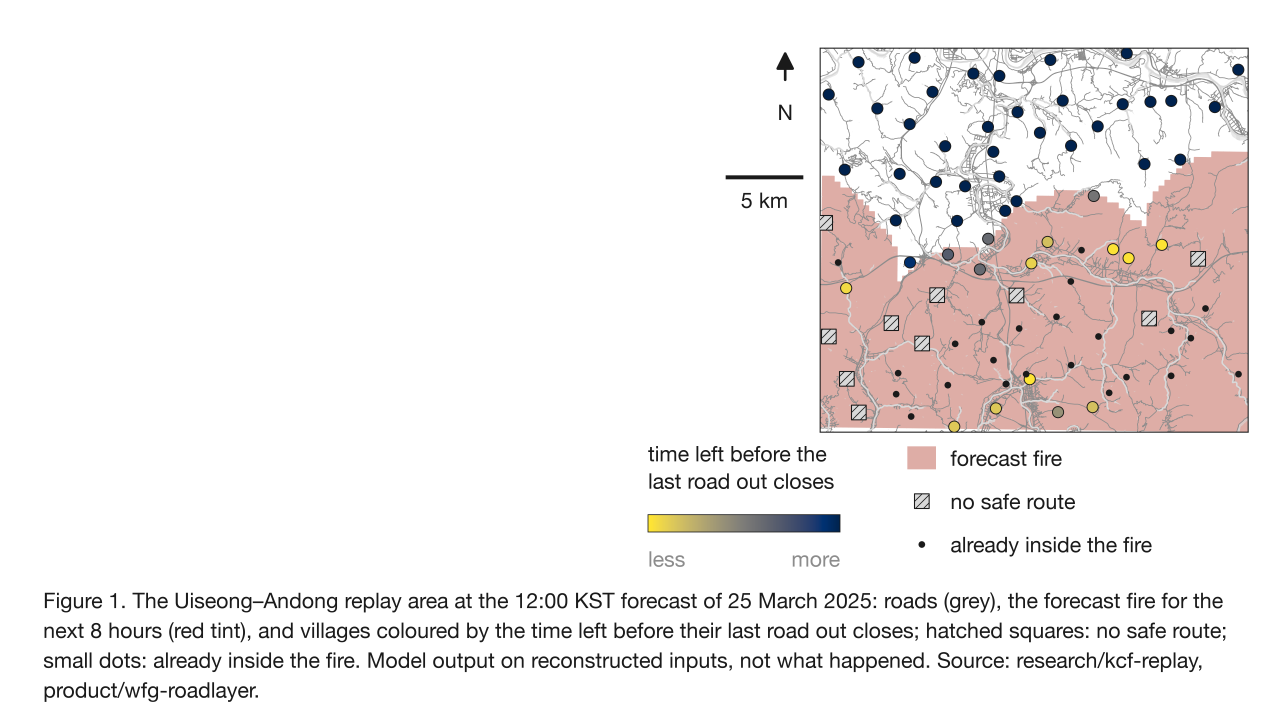
#> input picture talk/figures/F01_title_map.png, 3840 x 2160 px (shown at 1/3 size); its folder holds 4 pictures in this run
$ python make_docs.py
#> lines starting #> are read from the running program, lines starting #| are printed output that depends on the picture
### talk/figures/src/style.py
"""One place for the palette, fonts and sizes used by every talk figure.

Change a colour here and re-run make_all.sh; every figure and the PowerPoint file follow.
"""
from pathlib import Path

import matplotlib

matplotlib.use("Agg")
import matplotlib.pyplot as plt  # noqa: E402

# ---------------------------------------------------------------- paths
SRC = Path(__file__).resolve().parent
FIGDIR = SRC.parent                       # talk/figures
REPO = FIGDIR.parent.parent               # repository root (worktree)
BUILD = FIGDIR / "build"                  # layout manifests read by build_pptx.py
CHECK = FIGDIR / "check"                  # greyscale and overlap reports
for _d in (BUILD, CHECK):
    _d.mkdir(exist_ok=True)

# ---------------------------------------------------------------- canvas
W_IN, H_IN = 13.333, 7.5                  # 16:9 slide
PNG_WIDTH_PX = 3840
DPI = PNG_WIDTH_PX / W_IN                 # 288 dpi

# ---------------------------------------------------------------- palette (fixed meanings)
INK = "#1A1A1A"        # text, axes
MID = "#8C8C8C"        # earlier method, baselines, roads
LIGHT = "#D9D9D9"      # context; hatched for withheld or unknown
OURS = "#2F5D8A"       # our method (deep blue)
FIRE = "#B5483A"       # fire and closed (muted brick red)
SAFE = "#3B8F8A"       # safe and open (teal)
COST = "#C9A227"       # caution or cost (ochre)
TINT_FORECAST = "#F6EBD0"
TINT_ROUTING = "#F3DAD6"
TINT_OUTPUT = "#DDE7F2"
TINT_DATA = "#E4EEDF"
WHITE = "#FFFFFF"
CONTINUOUS_CMAP = "cividis"               # continuous quantities on maps

PALETTE = [
    ("ink", INK, "text, axes"),
    ("mid grey", MID, "earlier method, baselines, roads"),
    ("light grey", LIGHT, "context; hatched: withheld"),
    ("deep blue", OURS, "our method"),
    ("brick red", FIRE, "fire and closed"),
    ("teal", SAFE, "safe and open"),
    ("ochre", COST, "caution or cost"),
    ("forecast tint", TINT_FORECAST, "schematic module: forecast"),
    ("routing tint", TINT_ROUTING, "schematic module: routing"),
    ("outputs tint", TINT_OUTPUT, "schematic module: outputs"),
    ("data tint", TINT_DATA, "schematic module: data"),
]

# ---------------------------------------------------------------- type
# Research-paper style (24 Nov 13:35 revision): one size for labels and tick labels, one slightly larger size for
# axis titles, nothing larger. No bold or coloured callout text.
FONT_LATIN = "Helvetica Neue"   # Inter is not installed on this machine (DECISIONS.md D2)
FONT_KOREAN = "Apple SD Gothic Neo"   # Hangul glyphs, Regular (400) like the Latin face (DECISIONS.md D46)
FONT_FAMILY = [FONT_LATIN, FONT_KOREAN]
PT_TEXT = 16          # labels, tick labels, legend, captions (at least 14 pt)
PT_TITLE = 18         # axis titles
PT_MIN = PT_TEXT      # kept for older scripts
PT_BODY = PT_TEXT
PT_LABEL = PT_TITLE
GRID = "#E3E3E3"

LW_AXIS = 0.8
LW_DATA = 1.5
LW_THIN = 0.75        # schematic outlines
TICK_PAD = 6
LABEL_PAD = 12

# canvas regions (inches from the top-left corner)
CAPTION_TOP = 6.45    # captions start here; the graphic ends above it
CAPTION_BOTTOM = 7.38


def apply():
    plt.rcParams.update({
        "font.family": FONT_FAMILY,
        "font.size": PT_TEXT,
        "mathtext.fontset": "stix",
        "text.color": INK,
        "axes.edgecolor": INK,
        "axes.labelcolor": INK,
        "axes.linewidth": LW_AXIS,
        "axes.spines.top": True,
        "axes.spines.right": True,
        "axes.grid": False,
        "grid.color": GRID,
        "grid.linewidth": 0.6,
        "axes.axisbelow": True,
        "axes.labelsize": PT_TITLE,
        "axes.labelpad": LABEL_PAD,
        "axes.titlesize": PT_TITLE,
        "xtick.color": INK,
        "ytick.color": INK,
        "xtick.labelsize": PT_TEXT,
        "ytick.labelsize": PT_TEXT,
        "xtick.direction": "out",
        "ytick.direction": "out",
        "xtick.major.width": LW_AXIS,
        "ytick.major.width": LW_AXIS,
        "xtick.major.size": 4,
        "ytick.major.size": 4,
        "xtick.minor.size": 2.5,
        "ytick.minor.size": 2.5,
        "xtick.major.pad": TICK_PAD,
        "ytick.major.pad": TICK_PAD,
        "lines.linewidth": LW_DATA,
        "figure.facecolor": WHITE,
        "axes.facecolor": WHITE,
        "savefig.facecolor": WHITE,
        "pdf.fonttype": 42,
        "ps.fonttype": 42,
        "svg.fonttype": "none",
        "hatch.color": INK,
        "hatch.linewidth": 0.6,
        "legend.frameon": True,
        "legend.fancybox": False,
        "legend.edgecolor": INK,
        "legend.framealpha": 1.0,
        "legend.fontsize": PT_TEXT,
        "legend.borderpad": 0.5,
        "patch.linewidth": LW_THIN,
        "errorbar.capsize": 3,
    })


apply()


def panel_letter(fig, x_in, y_in, letter):
    """(a), (b), ... at the top left of a panel."""
    return fig.text(x_in / W_IN, 1 - y_in / H_IN, f"({letter})", fontsize=PT_TEXT, va="center", ha="left")


def new_figure():
    """A 13.333 x 7.5 in white canvas."""
    return plt.figure(figsize=(W_IN, H_IN), dpi=DPI)


# ---------------------------------------------------------------- five-colour palette (25 Nov revision)
# Used by F04, F07, F08 and their real-map versions (DECISIONS.md D42). Five colours only; lighter shades are mixes of
# one colour with paper, never a sixth hue.
PAPER = "#FAF7F0"      # paper: fills behind labels, light map areas
GREY = "#6B6B6B"       # grey: context, earlier method, roads
BLUE = "#2F5D8A"       # blue: our method, open, leave-by times
RED = "#8A362F"        # deep red: fire and blocked
FIVE = [("paper", PAPER, "fills, light areas"), ("ink", INK, "text, axes, routes"),
        ("grey", GREY, "context, earlier method"), ("blue", BLUE, "our method, open roads, leave-by"),
        ("deep red", RED, "fire, blocked roads")]


# [12 lines left out: functions tint, ramp, not called in this run]

### talk/figures/src/make_docs.py
"""SOURCES.md, README.md, contact_sheet.png and kcf_talk_figures.zip from the build manifests."""
import json
import zipfile

from PIL import Image, ImageDraw, ImageFont

import style as S
from style import BUILD, FIGDIR

FIGS = [
    # code, file stem, slide, what it shows, status
    ("F01", "F01_title_map", "1 (right half)", "Uiseong–Andong replay area at 12:00 KST, 25 Mar 2025: roads, forecast fire, villages by time left", "done"),
    ("F02", "F02_road_cut", "2 (right two thirds)", "Samui-ri time axis (road cut 159.6 min before the fire) and the gap histogram (n = 97)", "done (native histogram in pptx)"),
    ("F03", "F03_comparison_grid", "3 (full)", "Three-rule comparison table: Korea, Technosylva, Genasys, Watch Duty, WildfireGuardian", "done with a note: cells from the brief (D18)"),
    ("F04", "F04_overview", "4 (full)", "Method overview, one case left to right (Uiseong–Andong, 18:00 KST): inputs, forecast model and kernels, heat zoomed to the fire on log scales with the burned outline, margin and gate (Within the calibration range?), leave-by times in four classes on main roads, village card and checker", "done with notes: (c) shows Fish Creek, no Korean fuel maps (D30); (d)–(f) come from the replay, not from (b) (D31, D39); five-colour palette and F04 revision (D42, D43); 17 in canvas, PNG 300 dpi transparent (D33)"),
    ("F05", "F05_data_foundation", "5 (full)", "Data foundation, each panel headed by its result: records with no satellite label by tier on one axis (207,508; verified 2.1%, false-label rate not measured), first label earlier for 45 of 240 fires (median 42 min), one record cleaned reversibly with hidden spaces drawn", "done with a note: panel (b) shows the leads, not one fire's signal (D20); reworked (D40)"),
    ("F18", "F18_caught", "5 (after F05)", "One real fire no standard satellite label covered (FPA FOD 400646572, Idaho, April 2020): the standard label layer empty, Sentinel-2 before, Sentinel-2 after with caught v0.1's verified scar outline, box and tag; the standard products and the scar test read from the code at caught-v0.1", "done (D47)"),
    ("F18b", "F18b_caught_grid", "5 (backup to F18)", "Six more verified fires with no standard label, drawn with seed 0 from the 12 other eligible released scar pairs, after image with the same overlay", "done (D47)"),
    ("F06", "F06_safety_distance", "6 (full)", "5-hour spread of 28 California fires with the 3.75 km safety distance and its held-out miss rate; Gyeongbuk 25 March 2025 by issue hour, each hour marked withheld or given", "done (D38)"),
    ("F12", "F12_forecast_example", "7 (full width)", "Wapiti 2024: forecast chance of burning beside the mapped burns 36 h later, marked as the most favourable interval chosen after results; average precision and Brier score of three rules over all 25 intervals on full scales", "done (D41)"),
    ("F07", "F07_forward_backward", "7 (full)", "Forward search from one village against one backward pass from the shelters (schematic)", "done (native shapes in pptx; five colours, D42)"),
    ("F07m", "F07_map", "7 (map version)", "The same comparison on the real map (Wondang-ri, 18:00 KST, OSM basemap): a forward search from one village leaving 18:00 (661 road pieces) against one backward pass from every shelter (leave-by classes; both villages outside the fire area)", "done (D44)"),
    ("F15", "F15_exposure", "7 (full width)", "Fish Creek exposure maps across the slide: chance you cannot see 10 m, fine smoke, CO; burned area, north arrow, scale bar, labels at the highest values (D35)", "done with a note: rebuilt from screenshots, colour-bar ticks typed in by eye (D26); redo from the arrays when they arrive"),
    ("F16", "F16_safety_zones", "7 (right half)", "d = 4H geometry and the distribution of d* (13,125 cells below 375 m)", "done with a note: largest d* 323 m in the file, 320 m expected (D22)"),
    ("F17", "F17_heat_terrain", "backup", "Heat on terrain (3D)", "not done: terrain and thermal arrays not on this machine (NEEDS.md)"),
    ("F08", "F08_backward_step_checker", "8 (full)", "One backward step on a time axis; solver, certificate and independent checker", "done (native shapes in pptx; five colours, blocked wording, D42)"),
    ("F08m", "F08_map", "8 (map version)", "One backward step on the first real road of Wondang-ri's route (315 m): safe arrival at the far end, drive time, fire reaching the road, resulting leave-by time 18:15:21", "done (D45)"),
    ("F09", "F09_speed", "9 (full width)", "Search per village (earlier) against one backward pass (ours): six forecast hours in KST with place and check counts, total (129×), line at the hourly update (D36)", "done"),
    ("F09b", "F09b_speed_fastpath", "9 (variant, full)", "F09 plus the scalar fast path as its own panel (other machine); rows and names as F09 (D36)", "done"),
    ("F10", "F10_camp_fire", "10 (full)", "Camp Fire: 170 of 195 blocked-road reports flagged before the crew report (map with Paradise), hours earlier (half ≥ 2.5 h), hits and false alarms (22 of 23 passable roads also flagged)", "done with a note: no road lines or fire area, none committed (D12, D37)"),
    ("F11a", "F11a_village_card", "11", "One real village card (삼의리 Samui-ri), exported at 300 dpi as printed", "done"),
    ("F13", "F13_kernels", "backup", "Four mean effective kernels and their embedded sum (h⁻¹)", "done with a note: rebuilt from the preprint's vector PDF, calibrated to its table (D24)"),
    ("F14", "F14_reliability", "backup", "Reliability of the reported model, low-probability region enlarged", "done"),
]


def sources_md():
    out = ["# SOURCES", "",
           "Every number printed or plotted, read by script from the file named. `commit` is the last commit that "
           "touched the file (wildfireguardian: `git log -1`; wildfireguardiandata: GitHub commits API); files outside "
           "a git repository are identified by SHA-256. Rows marked **DIFFERENT FROM EXPECTED** give the file value, "
           "which is what the figure shows.", "",
           "Machines: F09 and panel (a) of F09b were timed on kcf-bench host B (Intel Xeon 2.10 GHz, one core); panel "
           "(b) of F09b on an Apple M5 Pro laptop under load (research/kcf-fastpath, runs/HOST.json). They come from "
           "different machines and do not share an axis.", ""]
    for code, stem, *_ in FIGS:
        p = BUILD / f"{code}_sources.json"
        if not p.exists():
            out += [f"## {code}", "", "Not built (see README.md).", ""]
            continue
        d = json.loads(p.read_text())
        out += [f"## {code}: {d['title']}", "", "| shown | value | n | file | field | repo / ref / commit | expected | note |",
                "|---|---|---|---|---|---|---|---|"]
        for r in d["rows"]:
            v = r["value"]
            if isinstance(v, float):
                v = f"{v:.6g}"
            elif isinstance(v, list):
                v = ", ".join(f"{x:.6g}" if isinstance(x, float) else str(x) for x in v)
            cell = lambda x: str(x if x not in (None, "") else "").replace("|", "\\|").replace("\n", " ")  # noqa: E731
            out.append("| " + " | ".join(cell(x) for x in [
                f"**{r['label']}**" + (f" ({r['shown']})" if r.get("shown") else ""),
                f"{v} {r.get('unit') or ''}".strip(), r.get("n"), f"`{r['file']}`", r["field"],
                f"{r['repo']} / {r['ref']} / `{r['commit']}`", r.get("expected"), r.get("note")]) + " |")
        for n in d.get("notes", []):
            out.append(f"\n- {n}")
        out.append("")
        if code == "F18b":
            out += caught_chips()
    (FIGDIR / "SOURCES.md").write_text("\n".join(out))


def _js(v):
    """Released list fields are JSON text."""
    return json.loads(v) if isinstance(v, str) and v.strip() else (v or [])


# [34 lines left out: function caught_chips, not called in this run]


def readme():
    rows = ["| code | slide | files | what it shows | status |", "|---|---|---|---|---|"]
    for code, stem, slide, what, status in FIGS:
        have = (FIGDIR / f"{stem}.png").exists()
        files = (f"`{stem}.{{svg,pdf,png}}`, `{stem}_nocaption.*`, `{stem}_notext.{{png,svg}}`" if have and code != "F11a"
                 else (f"`{stem}.png`" if have else "none"))
        rows.append(f"| {code} | {slide} | {files} | {what} | {status} |")
    txt = f"""# Talk figures (Korea Code Fair, 10-minute talk)

Branch `talk/figures` (not merged). Every figure is made by one script in `src/`, reads its numbers from committed
result files through `src/prov.py`, and writes a ledger used for `SOURCES.md`. Decisions are in `DECISIONS.md`; missing
inputs in `NEEDS.md`.

| file | what |
|---|---|
| `Fxx_name.svg/.pdf/.png` | complete figure with its numbered caption (PNG 3840 px wide; PDF fonts embedded) |
| `Fxx_name_nocaption.*` | the same without the caption |
| `Fxx_name_notext.png/.svg` | the same graphic with every word and number removed (same size and position) |
| `kcf_talk_figures.pptx` | one figure per slide, editable: schematics as native shapes, F02 as a native chart, every label and caption a text box; last slide = palette |
| `contact_sheet.png` | every figure with its code |
| `kcf_talk_figures.zip` | the pptx plus all PNG, SVG and PDF files |
| `check/` | greyscale versions and the collision-check result of each figure |

## Figures

{chr(10).join(rows)}

## Rebuild

```
bash talk/figures/make_all.sh
```

needs Python 3 with matplotlib, numpy, pandas, pillow, python-pptx, pyproj, tifffile (the script creates `.venv-fig`),
`pdftoppm`/`pdftotext` (poppler), `gh` (for the read-only wildfireguardiandata files, cached in `.cache/`, not
committed), and LibreOffice for the render check (`tools/check_pptx.sh`, which points LibreOffice at the macOS system
fonts with `tools/fonts.conf.template`; without it LibreOffice's headless mode falls back to its own serif fonts).

## Style

Research-paper style (revision of 24 Nov): framed axes with light gridlines, one text size (16 pt) and 18 pt axis
titles, boxed legends, whiskers wherever the source has an interval, (a)/(b) panel letters, numbered captions carrying
the headline numbers and caveats, square-cornered schematic boxes with 0.75 pt outlines. Palette and fonts in
`src/style.py` (Helvetica Neue; Inter is not installed; Apple SD Gothic Neo for Korean, D46). Each script fails if any text comes
within 4 pt of another text, a data mark, an axis or the canvas edge (`src/figkit.py`).
F04, F07 map and F08 map also run `src/labelcheck.py`: Korean place names are in Hangul from the planner data
(`src/placenames.py`), every character has a glyph, and no label touches a village, shelter or route mark.
"""
    (FIGDIR / "README.md").write_text(txt)


def contact_sheet():
    tiles = [(code, FIGDIR / f"{stem}.png") for code, stem, *_ in FIGS if (FIGDIR / f"{stem}.png").exists()]
    tw, th = 960, 540
    cols = 3
    rows = (len(tiles) + cols - 1) // cols
    sheet = Image.new("RGB", (cols * tw, rows * (th + 50)), "white")
#> sheet: PIL image 2880x590 RGB; every value is 255
    d = ImageDraw.Draw(sheet)
    try:
        font = ImageFont.truetype("/System/Library/Fonts/HelveticaNeue.ttc", 30)
    except OSError:
        font = ImageFont.load_default()
    for i, (code, p) in enumerate(tiles):
        im = Image.open(p).convert("RGB")
        im.thumbnail((tw - 20, th - 10))
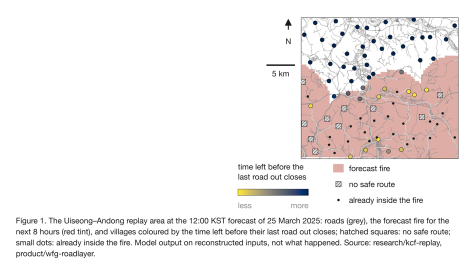
#> im: PIL image 940x529 RGB (shown at 1/2 size); mean R, G, B 241.9, 237.7, 237
        x, y = (i % cols) * tw, (i // cols) * (th + 50)
        sheet.paste(im, (x + (tw - im.width) // 2, y + 45))
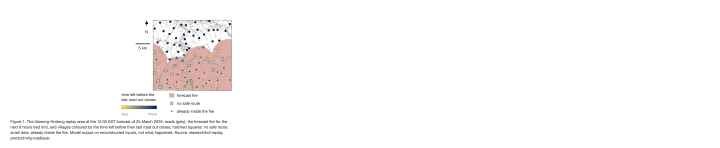
#> sheet: PIL image 2880x590 RGB (shown at 1/4 size); mean R, G, B 251.2, 249.9, 249.7
        d.rectangle([x + 4, y + 44, x + tw - 4, y + th + 44], outline=(200, 200, 200))
        d.text((x + 10, y + 6), code, fill=(26, 26, 26), font=font)
#> pass 2 of the loop in contact_sheet, `for i, (code, p) in enumerate(tiles):`:
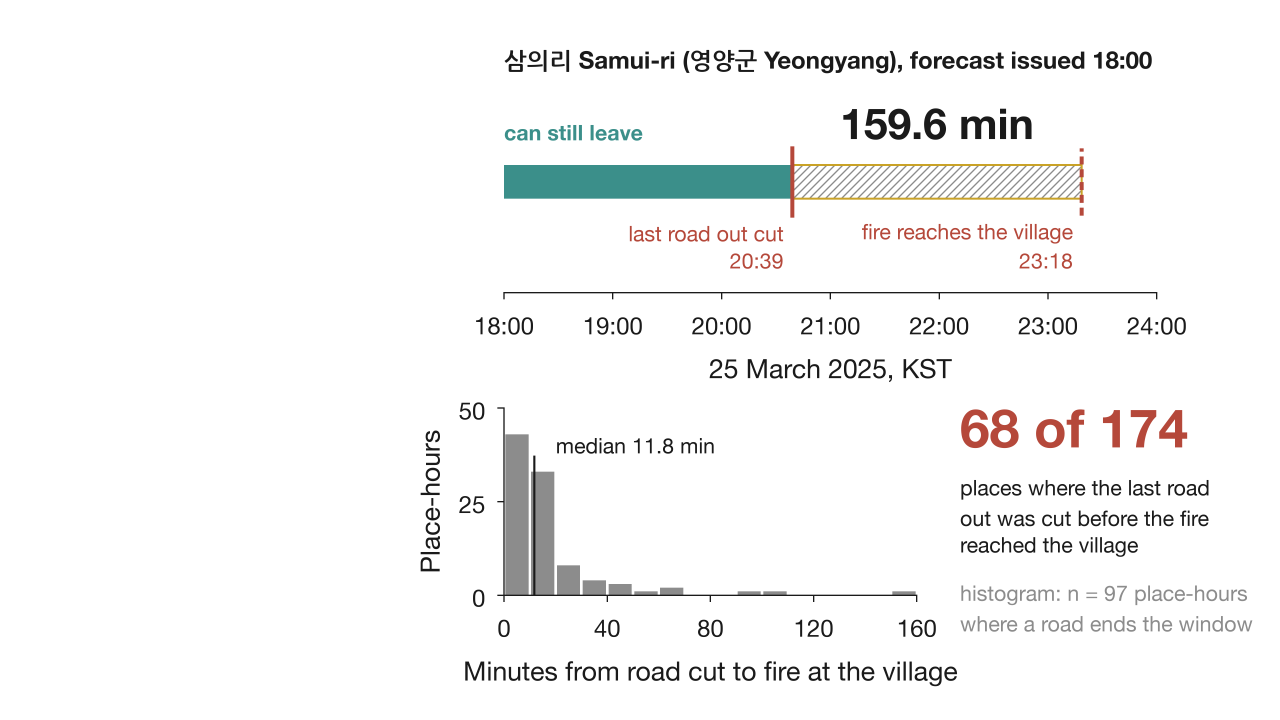
#> input picture talk/figures/F02_road_cut.png, 3840 x 2160 px (shown at 1/3 size)
#> in contact_sheet, `im.thumbnail((tw - 20, th - 10))`:
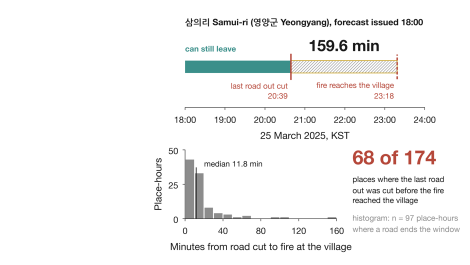
#> im: PIL image 940x529 RGB (shown at 1/2 size); mean R, G, B 245.3, 245.5, 245.2
#> in contact_sheet, `sheet.paste(im, (x + (tw - im.width) // 2, y + 45))`:
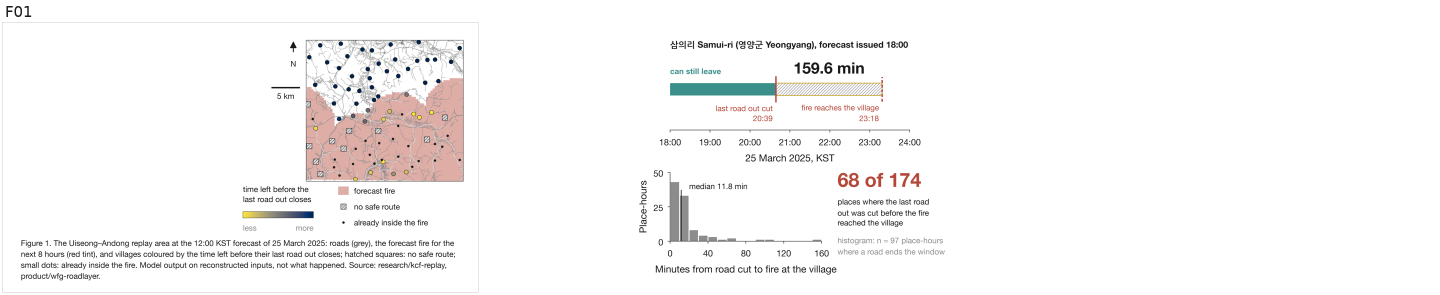
#> sheet: PIL image 2880x590 RGB (shown at 1/2 size); mean R, G, B 248.2, 247, 246.7
    sheet.save(FIGDIR / "contact_sheet.png")
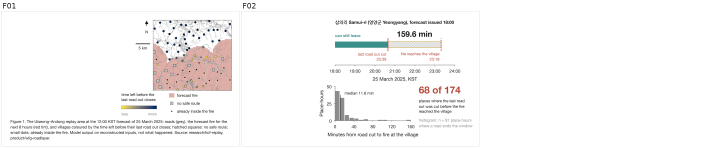
#> saved as contact_sheet.png: PIL image 2880x590 RGB (shown at 1/4 size); mean R, G, B 248, 246.8, 246.6


def zip_all():
    """The pptx, every figure file (complete, no caption, text-free; PNG, SVG, PDF), the contact sheet and the docs."""
    with zipfile.ZipFile(FIGDIR / "kcf_talk_figures.zip", "w", zipfile.ZIP_DEFLATED) as z:
#> (the run stopped early here; a loop or call above may not have finished)
